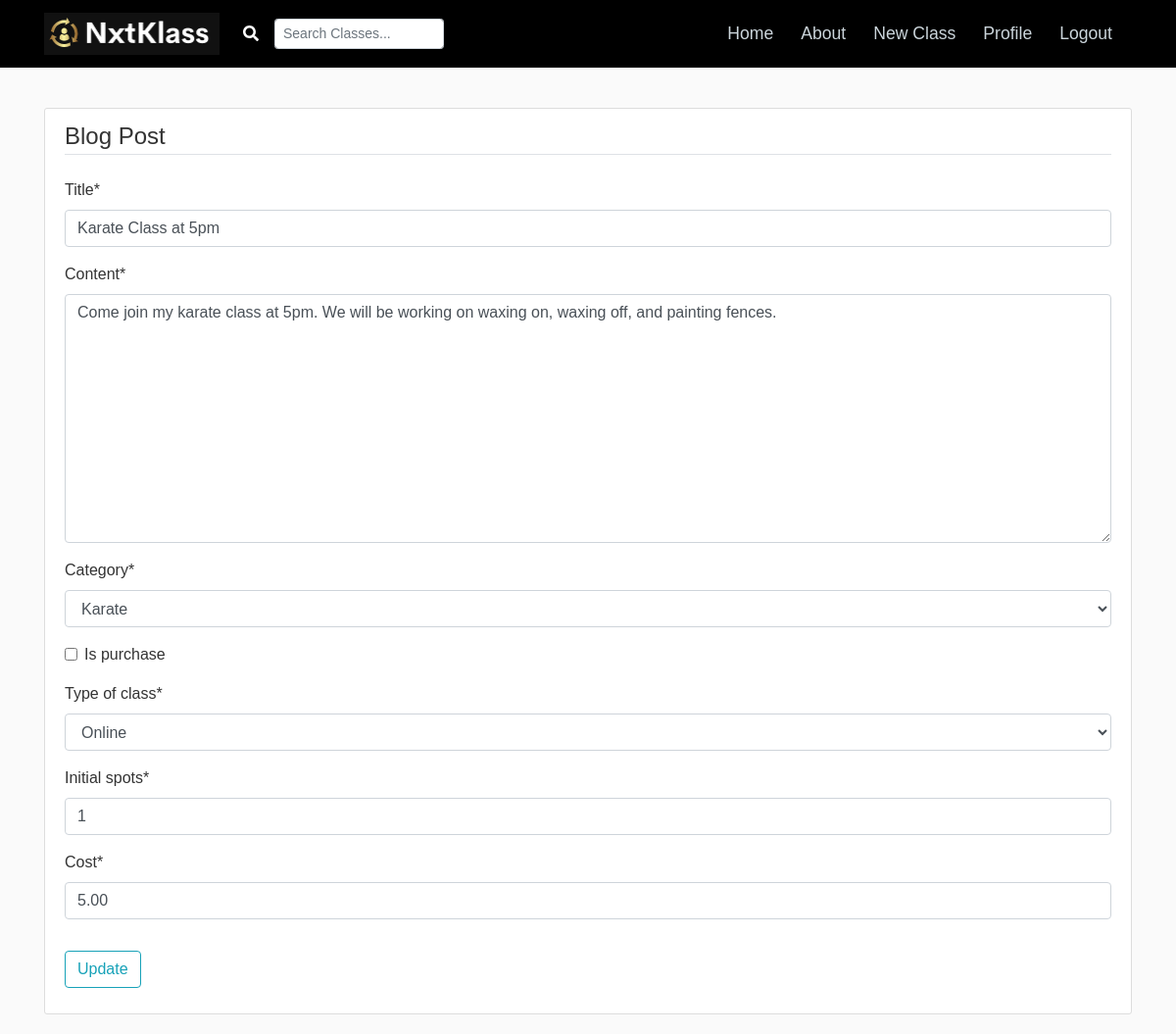
The page /blog/post/13/update/ (signed in) on the database its author committed.
### blog/models.py (models this page shows, shortened)
class Post(models.Model):
    title = models.CharField(max_length=100)
    content = models.TextField()
    date_posted = models.DateTimeField(default=timezone.now)
    author = models.ForeignKey(User, on_delete=models.CASCADE)
    author_profile = models.ForeignKey(Profile, null=True, default=None, on_delete=models.SET_DEFAULT)
    category = models.ForeignKey(Category, null=True, default=None, on_delete=models.SET_DEFAULT)
    is_purchase = models.BooleanField(default=False)
    type_of_class = models.ForeignKey(TypeOfClasses, null=True, default=None, on_delete=models.SET_DEFAULT)
    cost = models.DecimalField(max_digits=5, decimal_places=2, default=5.00, validators=[MinValueValidator(0.51)])
    initial_spots = models.PositiveIntegerField(default=1, validators=[MinValueValidator(1), MaxValueValidator(10)])
    spots_available = models.PositiveIntegerField(default=1, validators=[MinValueValidator(1), MaxValueValidator(10)])

### blog/views.py (the view, shortened to what this page needs)
# urls.py: path('post/<int:pk>/update/', PostUpdateView.as_view(), name='post-update'),
class PostUpdateView(LoginRequiredMixin, UserPassesTestMixin, UpdateView):
    model = Post
    fields = ['title', 'content', 'category', 'is_purchase', 'type_of_class', 'initial_spots', 'cost']
    template_name = 'blog/post_update.html'
    def test_func(self):
        post = self.get_object()
        if self.request.user == post.author:
            return True
        return False

### blog/models.py (called while the page is built)
    def __str__(self):
        return self.name

    def __str__(self):
        return self.name

### blog/templates/blog/post_update.html (shortened to what this page needs)
{% extends "blog/base.html" %}
{% load crispy_forms_tags %}
{% block content%}
<div class="content-section">
    <form method="POST">
        <fieldset class="form-group">
            <legend class="border-bottom mb-4">Blog Post</legend>
            {{ form|crispy }}
        </fieldset>
        <div class="form-group">
            <button class="btn btn-outline-info" type="submit">Update</button>
        </div>
    </form>
</div>
{% endblock %}

### blog/static/css/main.css (style rules this page uses)
body { background: #fafafa; color: #333333; margin-top: 5rem; padding-top: 30px; font-family: 'Poppins', sans-serif; }
.content-section { background: #ffffff; padding: 10px 20px; border: 1px solid #dddddd; border-radius: 3px; margin-bottom: 20px; }

### rows shown on the page
Post: title "Karate Class at 5pm", content "Come join my karate class at 5pm. We will be working on waxing on, waxing off, and painting fences.", category "Karate", type_of_class "Online", initial_spots "1", cost "5.00"
